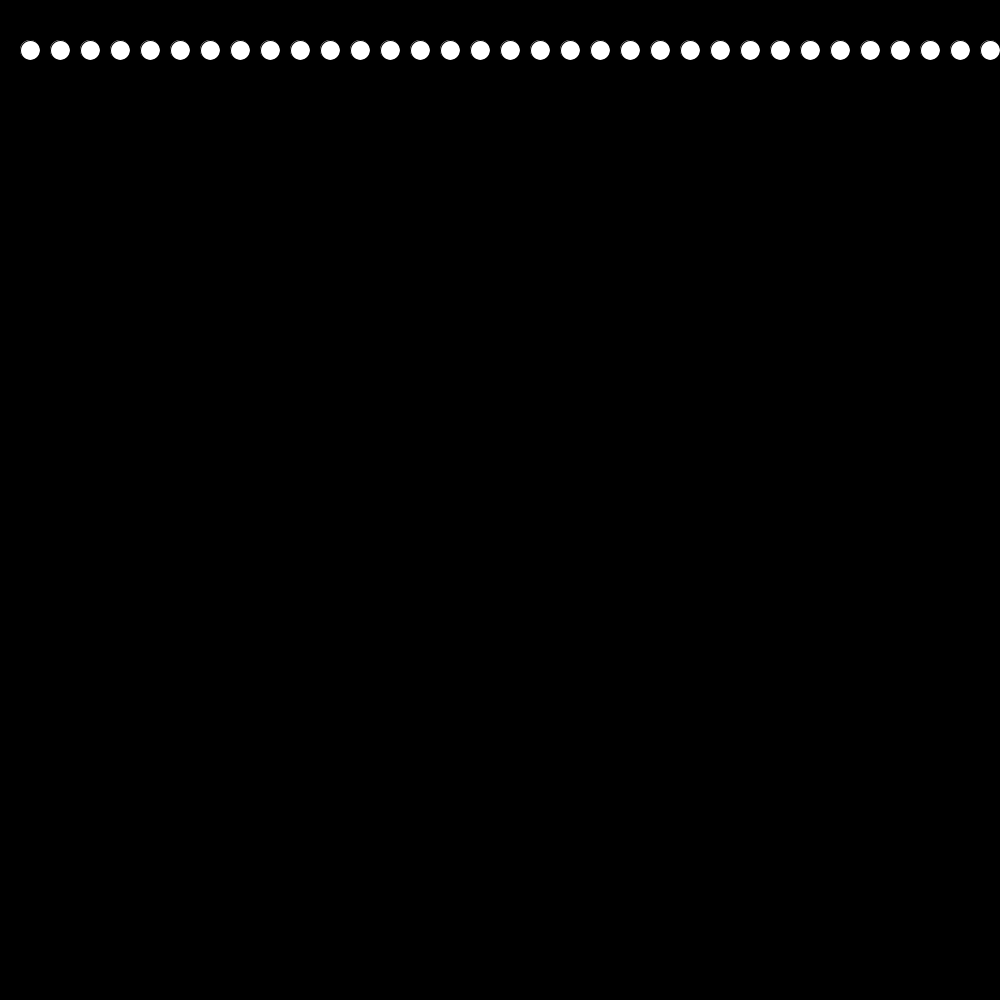
Frame 1 (no input)
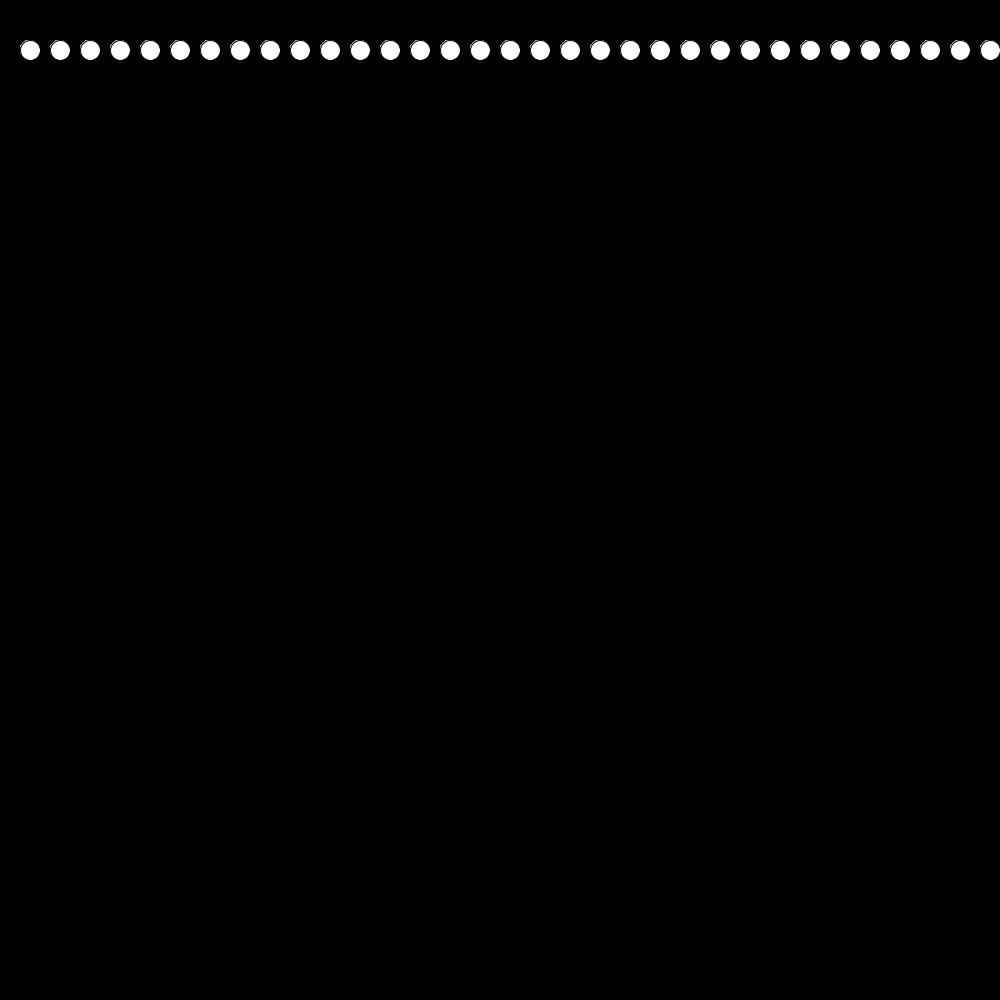
Frame 60 (the mouse pressed at the canvas centre just before this capture)
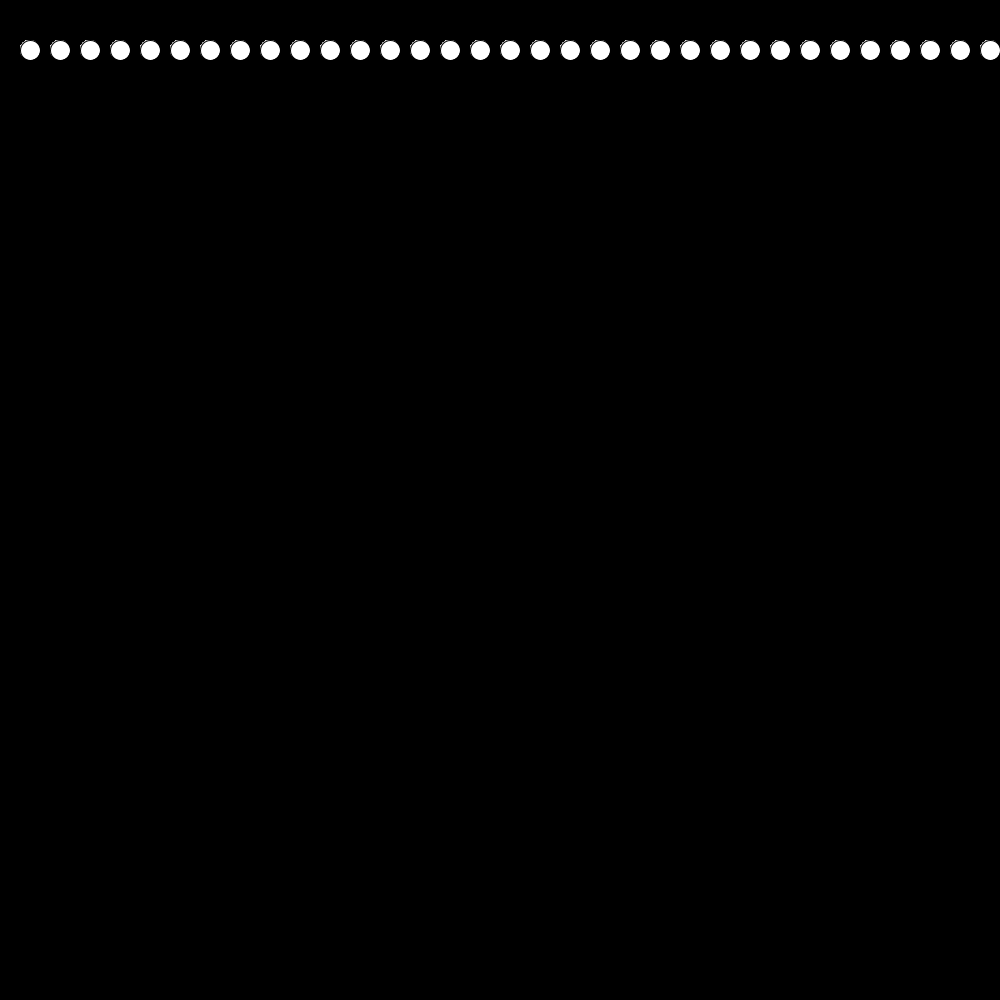
Frame 120 (the mouse held since frame 60 and released just before this capture)

The Processing sketch that drew these frames (run headless with seeded random() and noise(); from frame 60 on, the mouse is pressed at the canvas centre):

// Processing sketch: primeraparte
// ── primeraparte.pde
int spacing;

void setup() {
  size(1000, 1000);
  background(0);
  
  spacing = 30;
}

void draw() {
  int x = spacing;
  for (x = spacing; x <   width; x+= spacing) {
    ellipse(x, 50, 20, 20);
    println(x);
  }
}
